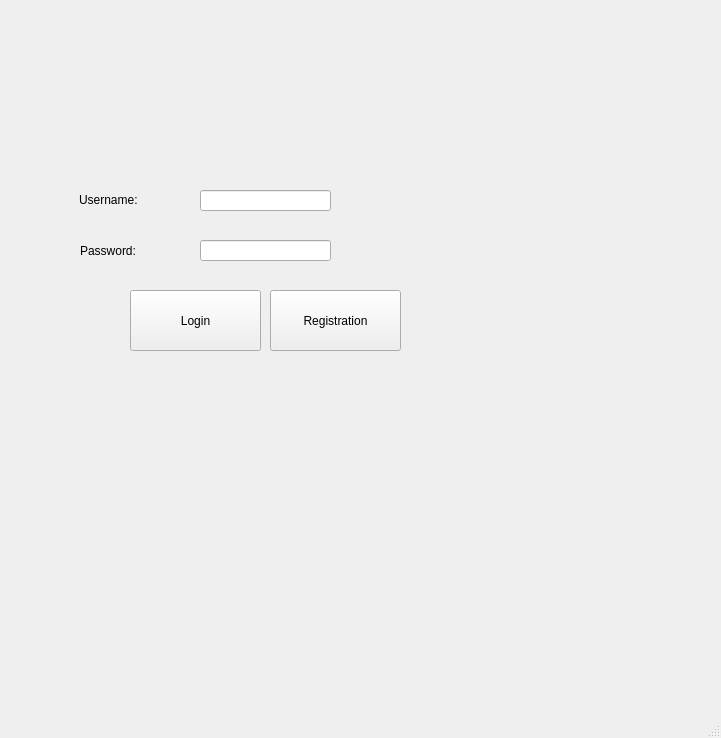
<?xml version="1.0" encoding="UTF-8"?>
<ui version="4.0">
 <class>MainWindow</class>
 <widget class="QMainWindow" name="MainWindow">
  <property name="geometry">
   <rect>
    <x>0</x>
    <y>0</y>
    <width>721</width>
    <height>738</height>
   </rect>
  </property>
  <property name="windowTitle">
   <string>MainWindow</string>
  </property>
  <property name="toolTipDuration">
   <number>0</number>
  </property>
  <property name="styleSheet">
   <string notr="true">backgroung -image: url(:/newPrefix/UI1_1.jpg)</string>
  </property>
  <property name="animated">
   <bool>true</bool>
  </property>
  <widget class="QWidget" name="centralwidget">
   <widget class="QLabel" name="label">
    <property name="geometry">
     <rect>
      <x>79</x>
      <y>179</y>
      <width>121</width>
      <height>41</height>
     </rect>
    </property>
    <property name="text">
     <string>Username: </string>
    </property>
   </widget>
   <widget class="QLabel" name="label_2">
    <property name="geometry">
     <rect>
      <x>80</x>
      <y>230</y>
      <width>121</width>
      <height>41</height>
     </rect>
    </property>
    <property name="text">
     <string>Password: </string>
    </property>
   </widget>
   <widget class="QLineEdit" name="lineEdit">
    <property name="geometry">
     <rect>
      <x>200</x>
      <y>190</y>
      <width>131</width>
      <height>21</height>
     </rect>
    </property>
    <property name="inputMask">
     <string/>
    </property>
    <property name="text">
     <string/>
    </property>
    <property name="maxLength">
     <number>32767</number>
    </property>
    <property name="frame">
     <bool>true</bool>
    </property>
   </widget>
   <widget class="QLineEdit" name="lineEdit_2">
    <property name="geometry">
     <rect>
      <x>200</x>
      <y>240</y>
      <width>131</width>
      <height>21</height>
     </rect>
    </property>
   </widget>
   <widget class="QPushButton" name="pushButton">
    <property name="geometry">
     <rect>
      <x>130</x>
      <y>290</y>
      <width>131</width>
      <height>61</height>
     </rect>
    </property>
    <property name="text">
     <string>Login</string>
    </property>
   </widget>
   <widget class="QPushButton" name="pushButton_2">
    <property name="geometry">
     <rect>
      <x>270</x>
      <y>290</y>
      <width>131</width>
      <height>61</height>
     </rect>
    </property>
    <property name="text">
     <string>Registration</string>
    </property>
   </widget>
  </widget>
  <widget class="QMenuBar" name="menubar">
   <property name="geometry">
    <rect>
     <x>0</x>
     <y>0</y>
     <width>721</width>
     <height>22</height>
    </rect>
   </property>
  </widget>
  <widget class="QStatusBar" name="statusbar"/>
 </widget>
 <resources>
  <include location="anketa копія.qrc"/>
 </resources>
 <connections/>
</ui>
